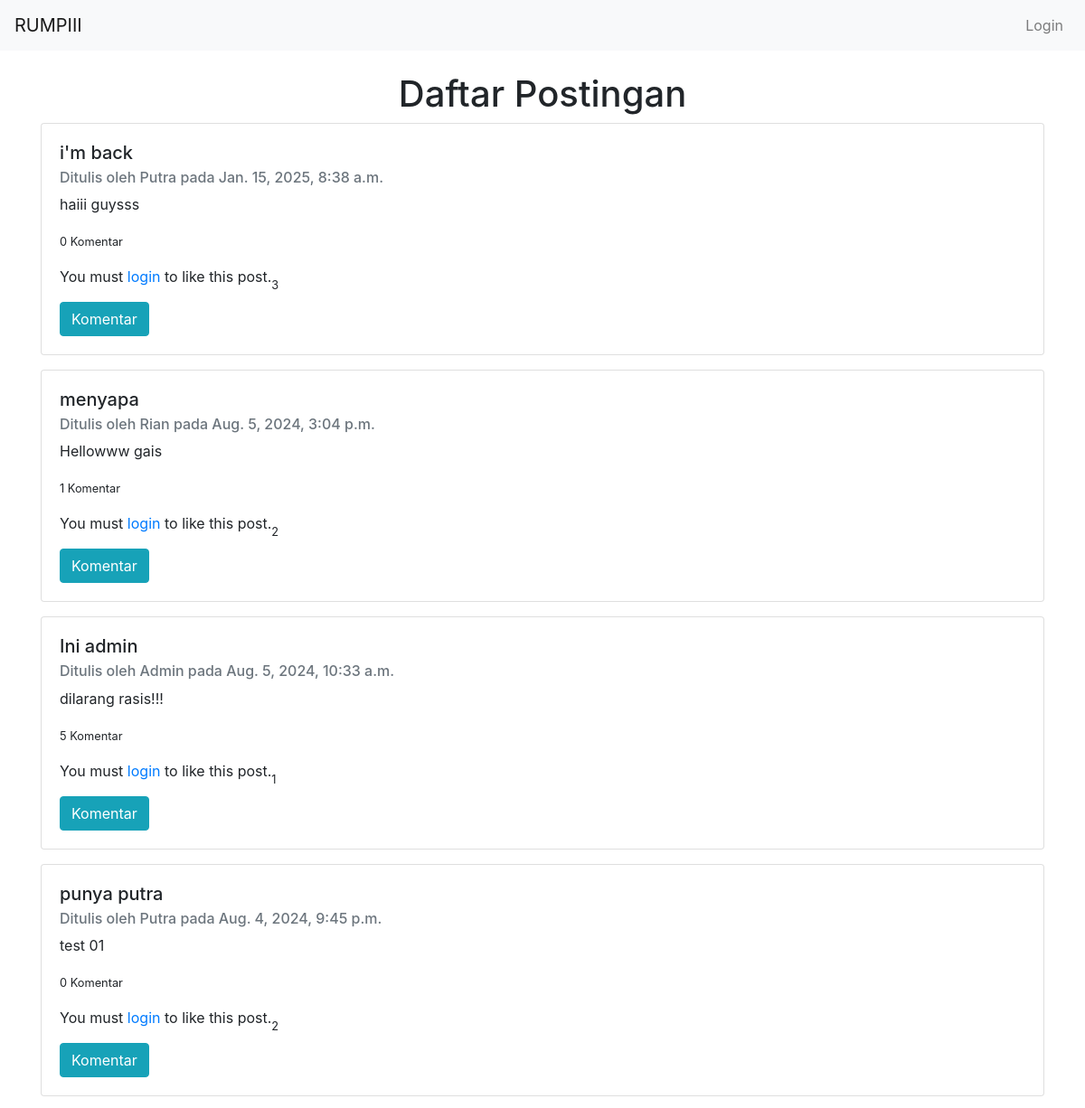
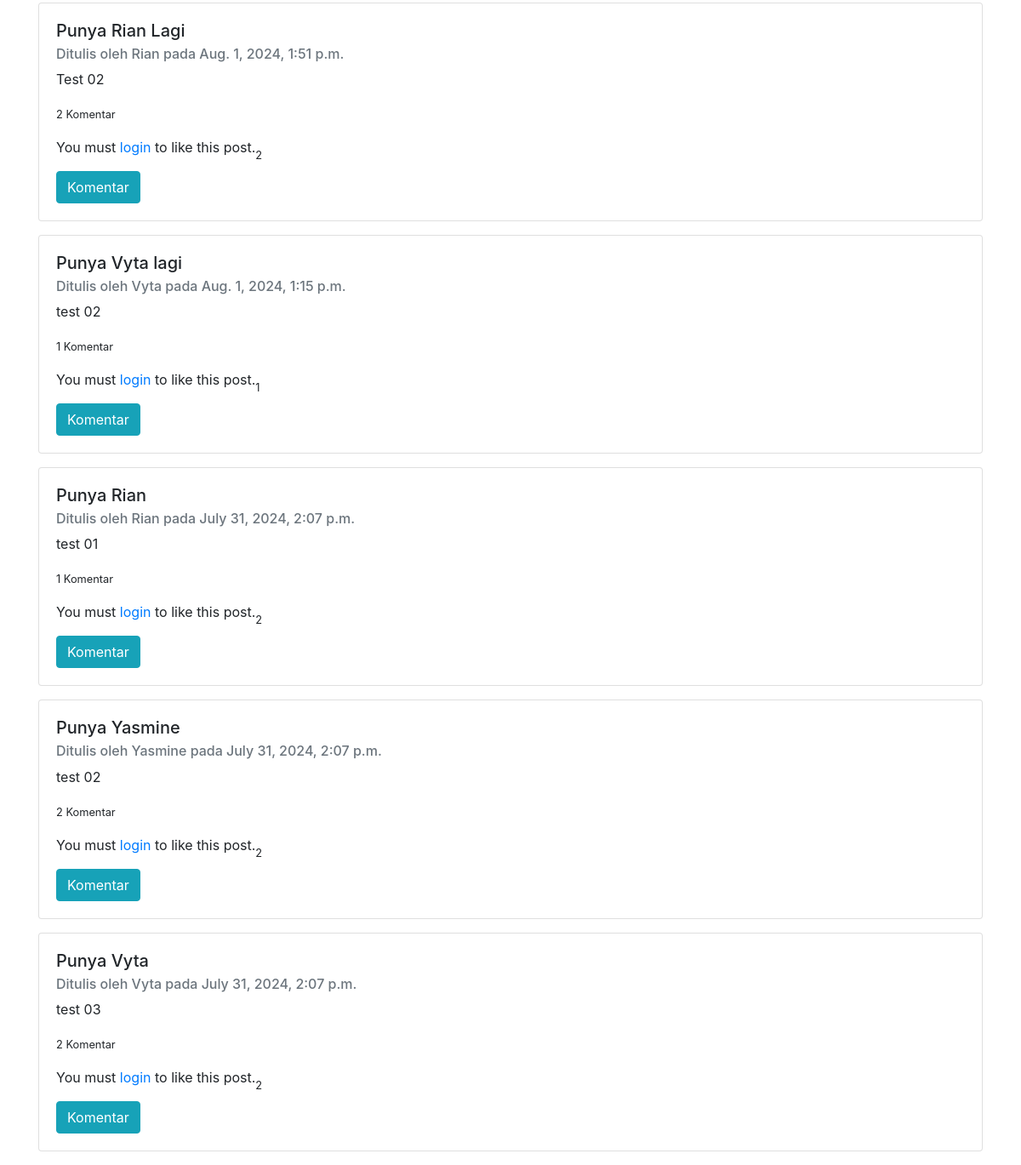
The page / on the database its author committed (2 pictures, top to bottom).
### todos/models.py (models this page shows, shortened)
class Post(models.Model):
    title = models.CharField(max_length=100)
    content = models.TextField()
    author = models.ForeignKey(User, on_delete=models.CASCADE)
    created_at = models.DateTimeField(auto_now_add=True)  # Tambahkan field ini

### todos/views.py (the view)
# urls.py: path('', views.home, name='home'),
def home(request):
    posts = Post.objects.all().order_by('-created_at')
    posts_with_likes = []
    for post in posts:
        comment_count = post.comments.count()  # Menghitung jumlah komentar
        like_count = Like.objects.filter(post=post).count()  # Menghitung jumlah like
        user_has_liked = (
            Like.objects.filter(post=post, user=request.user).exists()
            if request.user.is_authenticated else False
        )  # Status apakah user sudah like
        posts_with_likes.append({
            'post': post,
            'comment_count': comment_count,
            'like_count': like_count,
            'user_has_liked': user_has_liked
        })
    return render(request, 'home.html', {'posts_with_likes': posts_with_likes})

### templates/home.html (shortened to what this page needs)
{% extends 'base.html' %} {% block content %}
<h1 class="text-center">Daftar Postingan</h1>
 {% for post_info in posts_with_likes %}
<div class="card mb-3">
  <div class="card-body">
    <h5 class="card-title">{{ post_info.post.title }}</h5>
    <h6 class="card-subtitle mb-2 text-muted">
      Ditulis oleh {{ post_info.post.author.username }} pada
      {{post_info.post.created_at }}
    </h6>
    <p class="card-text">{{ post_info.post.content|truncatewords:20 }}</p>
    <p class="card-text">
      <small>{{ post_info.comment_count }} Komentar</small>
    </p>
    <div class="d-flex align-items-center">
      {% if user.is_authenticated %} {% if post_info.user_has_liked %}
      <a
        href="{% url 'unlike_post' post_info.post.pk %}"
        class="btn btn-light text-danger mr-2"
      >
        <i class="bi bi-heart-fill"></i>
      </a>
      {% else %}
      <a
        href="{% url 'like_post' post_info.post.pk %}"
        class="btn btn-light text-secondary mr-2"
      >
        <i class="bi bi-heart"></i>
      </a>
      {% endif %} {% else %}
      <p>You must <a href="{% url 'login' %}">login</a> to like this post.</p>
      {% endif %}
      <p class="mb-0"><small>{{ post_info.like_count }}</small></p>
    </div>
    <a href="{% url 'post_detail' post_info.post.pk %}" class="btn btn-info"
      >Komentar</a
    >
  </div>
</div>
{% endfor %} {% endblock %}

### templates/base.html (shortened to what this page needs)
<!DOCTYPE html>
<html lang="en">
  <head>
    <link
      rel="stylesheet"
      href="https://stackpath.bootstrapcdn.com/bootstrap/4.3.1/css/bootstrap.min.css"
    />
    <link
      href="https://cdn.jsdelivr.net/npm/bootstrap-icons/font/bootstrap-icons.css"
      rel="stylesheet"
    />
  </head>
  <body>
    <nav class="navbar navbar-expand-lg navbar-light bg-light fixed-top">
      <a class="navbar-brand" href="#">RUMPIII</a>
      <div class="collapse navbar-collapse" id="navbarNav">
        <ul class="navbar-nav ml-auto">
          {% if user.is_authenticated %}
          <li
            class="nav-item {% if request.resolver_match.url_name == 'dashboard' %}active{% endif %}"
          >
            <a class="nav-link" href="{% url 'dashboard' %}">Dashboard</a>
          </li>
          <li
            class="nav-item {% if request.resolver_match.url_name == 'home' %}active{% endif %}"
          >
            <a class="nav-link" href="{% url 'home' %}">Homepage</a>
          </li>
          <li
            class="nav-item {% if request.resolver_match.url_name == 'user_posts' %}active{% endif %}"
          >
            <a class="nav-link" href="{% url 'user_posts' %}">My Posts</a>
          </li>
          {% else %}
          <li
            class="nav-item {% if request.resolver_match.url_name == 'login' %}active{% endif %}"
          >
            <a class="nav-link" href="{% url 'login' %}">Login</a>
          </li>
          {% endif %}
        </ul>
      </div>
    </nav>
    <div class="container mt-4">{% block content %}{% endblock %}</div>
  </body>
</html>

### templates/base.html (style rules this page uses)
body { padding-top: 56px; }

### rows shown on the page
Post: post "i'm back", post.author.username "Putra", post.created_at "Jan. 15, 2025, 8:38 a.m.", post.content "haiii guysss", comment_count "0", like_count "3"
Post: post "menyapa", post.author.username "Rian", post.created_at "Aug. 5, 2024, 3:04 p.m.", post.content "Hellowww gais", comment_count "1", like_count "2"
Post: post "Ini admin", post.author.username "Admin", post.created_at "Aug. 5, 2024, 10:33 a.m.", post.content "dilarang rasis!!!", comment_count "5", like_count "1"
Post: post "punya putra", post.author.username "Putra", post.created_at "Aug. 4, 2024, 9:45 p.m.", post.content "test 01", comment_count "0", like_count "2"
Post: post "Punya Rian Lagi", post.author.username "Rian", post.created_at "Aug. 1, 2024, 1:51 p.m.", post.content "Test 02", comment_count "2", like_count "2"
Post: post "Punya Vyta lagi", post.author.username "Vyta", post.created_at "Aug. 1, 2024, 1:15 p.m.", post.content "test 02", comment_count "1", like_count "1"
Post: post "Punya Rian", post.author.username "Rian", post.created_at "July 31, 2024, 2:07 p.m.", post.content "test 01", comment_count "1", like_count "2"
Post: post "Punya Yasmine", post.author.username "Yasmine", post.created_at "July 31, 2024, 2:07 p.m.", post.content "test 02", comment_count "2", like_count "2"
Post: post "Punya Vyta", post.author.username "Vyta", post.created_at "July 31, 2024, 2:07 p.m.", post.content "test 03", comment_count "2", like_count "2"
